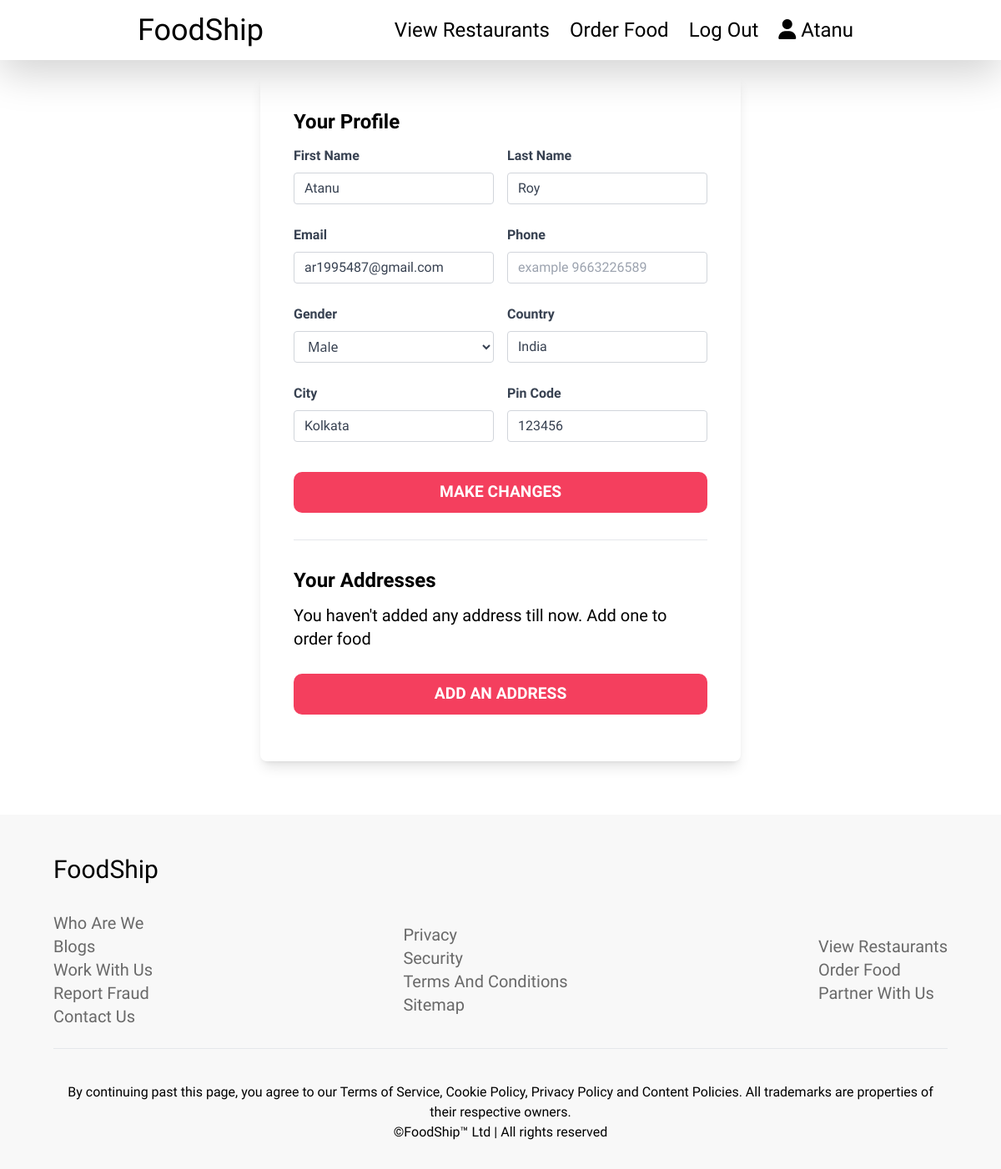
Page /user/profile/ (signed in) on the earlier database version.
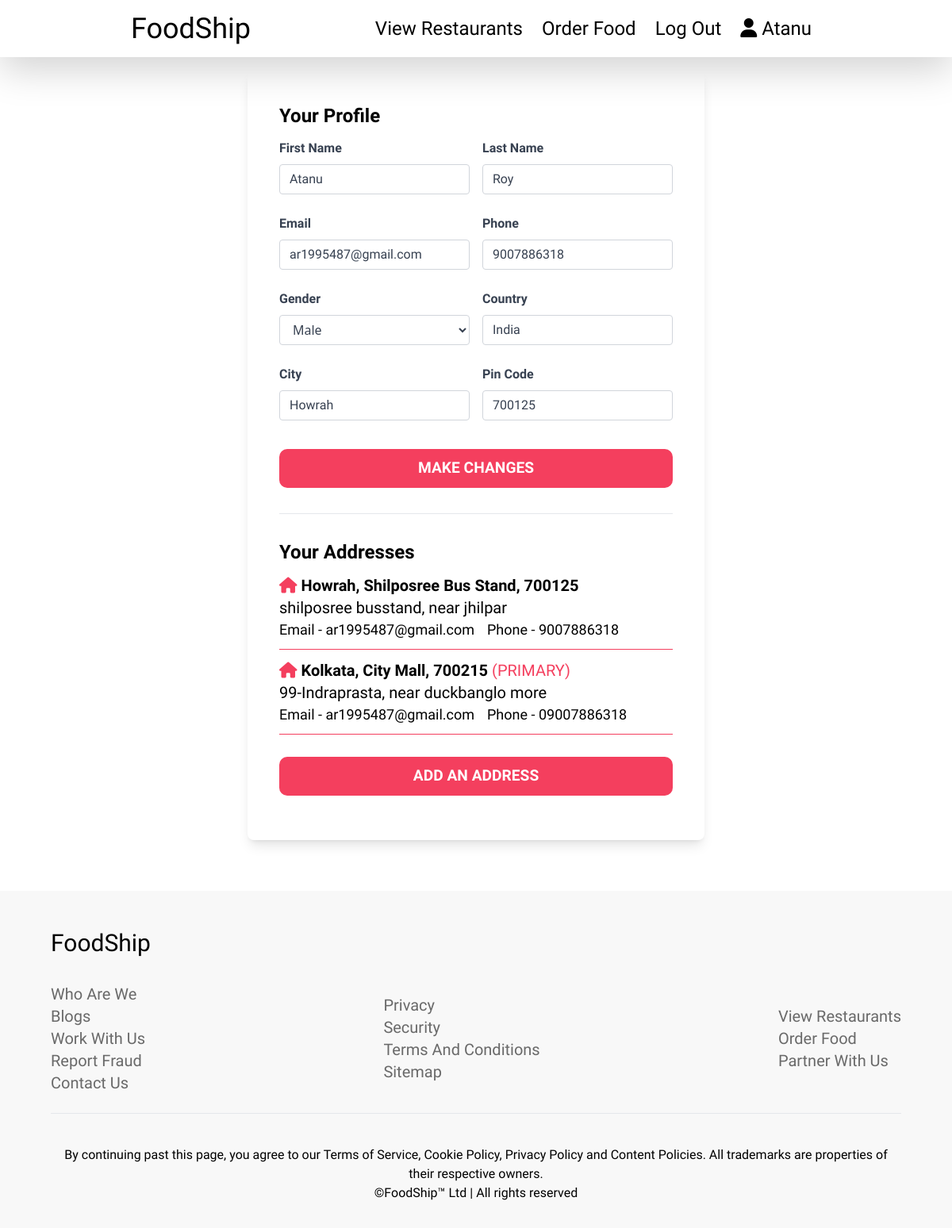
Same page on the later database version.
### account/models.py (models this page shows, shortened)
class UserProfile(models.Model):
    profile_id = models.CharField(max_length=255, unique=True, default = uuid.uuid4, primary_key=True, editable=False)
    email = models.CharField(max_length=255)
    first_name = models.CharField(max_length=255)
    last_name = models.CharField(max_length=255)
    gender = models.CharField(max_length=255, blank=True, null=True)
    phone = models.CharField(max_length = 255, blank=True, null=True)
    country = models.CharField(max_length=255, blank=True, null=True)
    state = models.CharField(max_length=255, blank=True, null=True)
    city = models.CharField(max_length=255, blank=True, null=True)
    pin = models.CharField(max_length=255, blank=True, null=True)

class UserAddress(models.Model):
    address_id = models.CharField(max_length=255, unique=True, default = uuid.uuid4, primary_key=True, editable=False)
    email = models.CharField(max_length=255)
    address_email = models.CharField(max_length=255, blank = True, null = True)
    state = models.CharField(max_length=255, blank=True, null=True)
    city = models.CharField(max_length=255, blank=True, null=True)
    street = models.CharField(max_length = 255)
    landmark = models.CharField(max_length = 255, blank = True, null = True)
    pin = models.CharField(max_length = 255, blank = True, null = True)
    phone = models.CharField(max_length = 255, blank = True, null = True)
    address_type = models.CharField(max_length = 255, choices = address_type_choices)
    address_preference = models.CharField(max_length = 255, choices = address_preference_choices, default = "secondary")

### account/views.py (the view)
# urls.py: path('profile/', userProfile, name='userProfile'),
@login_required(login_url='/user/login/')
def userProfile(request):
    context = {
        'address_email' : request.user.email
    }
    user_city = request.session.get('user_city', '')
    user_country = request.session.get('user_country', '')
    user_zip = request.session.get('user_zip', '')
    userProfile = UserProfile.objects.get(email = request.user.email)
    context['fname'] = userProfile.first_name
    context['lname'] = userProfile.last_name
    context['phone'] = userProfile.phone
    context['city'] = userProfile.city
    context['country'] = userProfile.country
    context['gender'] = userProfile.gender
    context['pin'] = userProfile.pin
    if userProfile.phone == None :
        context['phone'] = ""
    if userProfile.country == None :
        context['country'] = user_country
    if userProfile.city == None :
        context['city'] = user_city
    if userProfile.pin == None:
        context['pin'] = ""
    try:
        if request.method == 'POST':
            fname = request.POST['fname']
            lname = request.POST['lname']
            phone = request.POST['phone']
            country = request.POST['country']
            city = request.POST['city']
            pin = request.POST['pin']
            gender = request.POST['gender']
            context['fname'] = fname
            context['lname'] = lname
            context['phone'] = phone
            context['city'] = city
            context['country'] = country
            context['gender'] = gender
            context['pin'] = pin
            print(gender)
            userProfile.first_name = fname
            userProfile.last_name = lname
            userProfile.phone = phone
            userProfile.city = city
            userProfile.country = country
            userProfile.pin = pin
            userProfile.gender = gender
            userProfile.save()
            print("profile saved")
    except:
        pass
    userAddress = UserAddress.objects.filter(email = request.user.email)
    context['user_address'] = userAddress
    context['user_address_no'] = len(userAddress)
    userOrders = Order.objects.filter(user = request.user.email)
    context['user_orders'] = userOrders
    return render(request, 'account/profile.html', context)

### templates/account/profile.html (shortened to what this page needs)
{% extends '../blocks/base.html' %}
{% block css %}
<link rel="stylesheet" href="/static/css/profile.css">
{% endblock css %}
{% block body %}
<section class="section w-full flex justify-center items-center mb-16" style="min-height: 100vh">
    <div class="shadow-lg rounded-lg p-10" style="max-width: 48%;">
        <h3 class="f-bold text-2xl capitalize mb-3">your profile</h3>
        <form action="" method="post">
            <div class="grid grid-cols-2 gap-4">
                <div class="form-group mb-6">
                    <label class="form-label inline-block mb-2 text-gray-700 f-bold capitalize">First Name</label>
                    <input type="text" name="fname" placeholder="example John" class="f-light form-control block w-full px-3 py-1.5 text-base font-normal text-gray-700 bg-white bg-clip-padding border border-solid border-gray-300 rounded transition ease-in-out m-0 focus:text-gray-700 focus:bg-white focus:border-blue-600 focus:outline-none" value="{{fname}}">
                </div>
                <div class="form-group mb-6">
                    <label class="form-label inline-block mb-2 text-gray-700 f-bold capitalize">last Name</label>
                    <input type="text" name="lname" placeholder="example Maxwell" class="f-light form-control block w-full px-3 py-1.5 text-base font-normal text-gray-700 bg-white bg-clip-padding border border-solid border-gray-300 rounded transition ease-in-out m-0 focus:text-gray-700 focus:bg-white focus:border-blue-600 focus:outline-none" value="{{lname}}">
                </div>
            </div>
            <div class="grid grid-cols-2 gap-4">
                <div class="form-group mb-6">
                    <label class="form-label inline-block mb-2 text-gray-700 f-bold capitalize">email</label>
                    <input type="text" name="email" class="f-light form-control block w-full px-3 py-1.5 text-base font-normal text-gray-700 bg-white bg-clip-padding border border-solid border-gray-300 rounded transition ease-in-out m-0 focus:text-gray-700 focus:bg-white focus:border-blue-600 focus:outline-none cursor-not-allowed" value="{{user.email}}" disabled>
                </div>
                <div class="form-group mb-6">
                    <label class="form-label inline-block mb-2 text-gray-700 f-bold capitalize">phone</label>
                    <input type="text" name="phone" placeholder="example 9663226589" class="f-light form-control block w-full px-3 py-1.5 text-base font-normal text-gray-700 bg-white bg-clip-padding border border-solid border-gray-300 rounded transition ease-in-out m-0 focus:text-gray-700 focus:bg-white focus:border-blue-600 focus:outline-none" value="{{phone}}">
                </div>
            </div>
            <div class="grid grid-cols-2 gap-4">
                <div class="form-group mb-6">
                    <label class="form-label inline-block mb-2 text-gray-700 f-bold capitalize">gender</label>
                    <select name="gender" class="form-select capitalize w-full px-3 py-1.5 text-base font-normal text-gray-700 bg-white bg-clip-padding bg-no-repeat border border-solid border-gray-300 rounded transition ease-in-out m-0 focus:text-gray-700 focus:bg-white focus:border-blue-600 focus:outline-none" aria-label="Default select example">
                        <option value="male" {% if gender == "male" %}selected{% endif %}>male</option>
                    </select>
                </div>
                <div class="form-group mb-6">
                    <label class="form-label inline-block mb-2 text-gray-700 f-bold capitalize">country</label>
                    <input type="text" name="country" class="f-light form-control block w-full px-3 py-1.5 text-base font-normal text-gray-700 bg-white bg-clip-padding border border-solid border-gray-300 rounded transition ease-in-out m-0 focus:text-gray-700 focus:bg-white focus:border-blue-600 focus:outline-none" value="{{country | title}}">
                </div>
            </div>
            <div class="grid grid-cols-2 gap-4">
                <div class="form-group mb-6">
                    <label class="form-label inline-block mb-2 text-gray-700 f-bold capitalize">city</label>
                    <input type="text" name="city" class="f-light form-control block w-full px-3 py-1.5 text-base font-normal text-gray-700 bg-white bg-clip-padding border border-solid border-gray-300 rounded transition ease-in-out m-0 focus:text-gray-700 focus:bg-white focus:border-blue-600 focus:outline-none" value="{{city | title}}">
                </div>
                <div class="form-group mb-6">
                    <label class="form-label inline-block mb-2 text-gray-700 f-bold capitalize">pin code</label>
                    <input type="text" name="pin" placeholder="6 digit pin code" class="f-light form-control block w-full px-3 py-1.5 text-base font-normal text-gray-700 bg-white bg-clip-padding border border-solid border-gray-300 rounded transition ease-in-out m-0 focus:text-gray-700 focus:bg-white focus:border-blue-600 focus:outline-none" value="{{pin}}">
                </div>
            </div>
            <div class="pt-3">
                <button class="my-btn1 w-full uppercase">make changes</button>
            </div>
        </form>
        <hr class="my-8">
        <h3 class="f-bold text-2xl capitalize mb-3">your addresses</h3>
        {% if user_address_no != 0 %}
        {% for address in user_address %}
        <div class="address-box my-3 pb-2.5" style="border-bottom: 1.8px solid #f43f5e">
            <a href="#">
                <h3 class="text-xl f-bold capitalize">
                    <span style="color: #f43f5e">
                    {% if address.address_type == "home" %}
                    <i class="fa fa-home"></i>
                    {% else %}
                    <i class="fa fa-building"></i>
                    {% endif %}
                    </span>
                    {{address.city}}, {{address.landmark}}, {{address.pin}}
                    {% if address.address_preference == "primary" %}
                        <span class="f-light uppercase" style="color: #f43f5e">
                            (primary)
                        </span>
                    {% endif %}
                </h3>
                <p class="text-xl f-light">{{address.street}}</p>
                <div class="flex items center justify-start">
                    <p class="text-lg f-light">Email - {{address.address_email}}</p>
                    <p class="text-lg f-light ml-4">Phone - {{address.phone}}</p>
                </div>
            </a>
        </div>
        {% endfor %}
        {% else %}
        <h3 class="f-light text-xl mb-3">You haven't added any address till now. Add one to order food</h3>
        {% endif %}
        <div class="py-4 w-full">
            <button class="my-btn1 w-full">
                <a href="{% url 'addAddress'%}">add an address</a>
            </button>
        </div>
    </div>
</section>
{% endblock body %}

### templates/blocks/base.html (shortened to what this page needs)
<!DOCTYPE html>
<html lang="en">
<head>
    <script src="https://cdn.tailwindcss.com"></script>
    <link rel="stylesheet" href="/static/css/base.css">
    {% block css %}{% endblock css %}
</head>
<body>
        {% include './header.html' %}
        {% block body %}
        {% endblock body %}
        {% include './footer.html' %}
</body>
</html>

### templates/blocks/header.html (shortened to what this page needs)
<header class="w-full flex items-center justify-evenly py-4 px-5">
  <div id="logo" class="text-4xl f-logo">
    <a href="/">FoodShip</a>
  </div>
  <ul class="flex items-center justify-center capitalize f-light text-2xl">
    <li class="px-3">
      <a href="{% url 'restaurants' %}">view Restaurants</a>
    </li>
    <li class="px-3">
      <a href="{% url 'products' %}">Order Food</a>
    </li>
    {% if user.is_authenticated %}
    <li class="px-3">
        <a href="{% url 'logOut' %}">Log out</a>
    </li>
    <li class="px-3">
        <a href="{% url 'userProfile' %}"><i class="fa fa-user"></i> {{request.user.first_name}} </a>
    </li>
    {% endif %}
  </ul>
</header>

### templates/blocks/footer.html
<footer class="py-4 px-16">
    <div class="flex justify-between items center py-8">
        <div><a href="/" class="f-logo text-3xl">FoodShip</a></div>
    </div>
    <div class="flex items-center justify-between f-light text-xl">
        <ul>
            <li><a href="#">who are we</a></li>
            <li><a href="#">blogs</a></li>
            <li><a href="#">work with us</a></li>
            <li><a href="#">report fraud</a></li>
            <li><a href="#">contact us</a></li>
        </ul>
        <ul>
            <li><a href="#">privacy</a></li>
            <li><a href="#">security</a></li>
            <li><a href="#">terms and conditions</a></li>
            <li><a href="#">sitemap</a></li>
        </ul>
        <ul>
            <li><a href="#">view restaurants</a></li>
            <li><a href="#">order food</a></li>
            <li><a href="#">Partner With Us</a></li>
        </ul>
    </div>
    <hr class="my-6">
    <div class="f-light text-base py-4 text-center">
        <p>By continuing past this page, you agree to our Terms of Service, Cookie Policy, Privacy Policy and Content Policies. All trademarks are properties of their respective owners.</p>
        <p>©FoodShip™ Ltd | All rights reserved</p>
    </div>
</footer>

### static/css/base.css (style rules this page uses)
.f-logo { font-family: 'Fredoka One', cursive; }
.f-bold, .my-btn1 { font-family: 'Baloo 2', cursive; font-weight: 600; }
.f-light { font-family: 'Baloo 2', cursive; font-weight: 400; }
section { width: 100%; }
.section { padding-top: 90px; }
.my-btn1 { text-transform: uppercase; color: white; cursor: pointer; -webkit-transition: all 0.3s ease-in-out; transition: all 0.3s ease-in-out; background-color: #f43f5e !important; padding: 10px 12px; border-radius: 10px; font-size: 1.2rem; }
header { -webkit-transition: all 0.32s ease-in-out; transition: all 0.32s ease-in-out; position: fixed; top: 0; left: 0; z-index: 100000000; background: none; background: white !important; -webkit-box-shadow: 0 1rem 3rem rgba(0, 0, 0, 0.175) !important; box-shadow: 0 1rem 3rem rgba(0, 0, 0, 0.175) !important; }
header a { color: black !important; }
header #logo a { -webkit-transition: all 0.45s ease-in-out; transition: all 0.45s ease-in-out; }
footer { background: #f8f8f8; }
footer ul li a { text-transform: capitalize; color: dimgray; }

### static/css/profile.css (style rules this page uses)
.f-logo { font-family: 'Fredoka One', cursive; }
.f-bold, .my-btn1 { font-family: 'Baloo 2', cursive; font-weight: 600; }
.f-light { font-family: 'Baloo 2', cursive; font-weight: 400; }
section { width: 100%; }
.section { padding-top: 90px; }
.my-btn1 { text-transform: uppercase; color: white; cursor: pointer; -webkit-transition: all 0.3s ease-in-out; transition: all 0.3s ease-in-out; background-color: #f43f5e !important; padding: 10px 12px; border-radius: 10px; font-size: 1.2rem; }
.address-box { background-color: none; }

Differences in the rows shown:
changed UserProfile "Atanu": phone (not shown) → "9007886318"; city "Kolkata" → "Howrah"; pin "123456" → "700125"
added UserAddress: address_type "home" (drawn), city "Howrah", landmark "Shilposree Bus Stand", pin "700125", street "shilposree busstand, near jhilpar", address_email "ar1995487@gmail.com", phone "9007886318"
added UserAddress: address_type "home" (drawn), city "Kolkata", landmark "City Mall", pin "700215", address_preference "(PRIMARY)", street "99-Indraprasta, near duckbanglo more", address_email "ar1995487@gmail.com", phone "09007886318"
Other differences:
text no longer shown: "You haven't added any address till now. Add one to order food"
